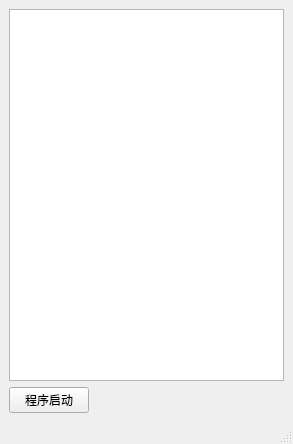
<?xml version="1.0" encoding="UTF-8"?>
<ui version="4.0">
 <class>MainWindow</class>
 <widget class="QMainWindow" name="MainWindow">
  <property name="geometry">
   <rect>
    <x>0</x>
    <y>0</y>
    <width>293</width>
    <height>444</height>
   </rect>
  </property>
  <property name="windowTitle">
   <string>MainWindow</string>
  </property>
  <widget class="QWidget" name="centralwidget">
   <layout class="QVBoxLayout" name="verticalLayout_3">
    <item>
     <layout class="QVBoxLayout" name="verticalLayout_2">
      <item>
       <widget class="QTableView" name="TableView"/>
      </item>
     </layout>
    </item>
    <item>
     <widget class="QPushButton" name="pushButton">
      <property name="sizePolicy">
       <sizepolicy hsizetype="Fixed" vsizetype="Fixed">
        <horstretch>0</horstretch>
        <verstretch>0</verstretch>
       </sizepolicy>
      </property>
      <property name="text">
       <string>程序启动</string>
      </property>
     </widget>
    </item>
   </layout>
  </widget>
  <widget class="QStatusBar" name="statusbar"/>
 </widget>
 <resources/>
 <connections/>
</ui>
